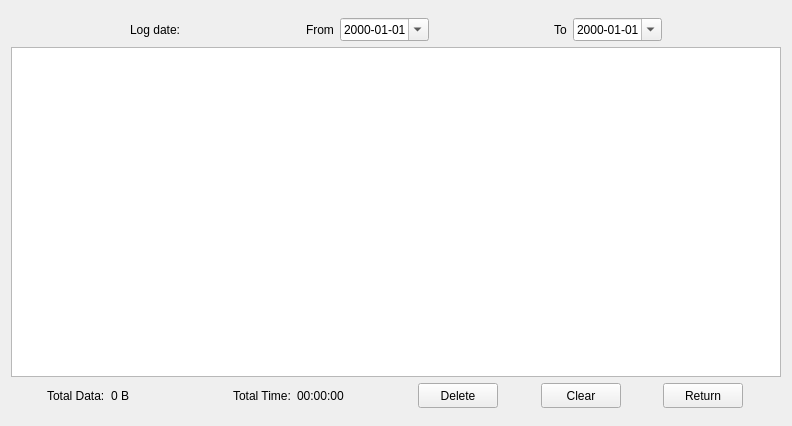
<?xml version="1.0" encoding="UTF-8"?>
<ui version="4.0">
 <class>Dialog</class>
 <widget class="QWidget" name="Dialog">
  <property name="geometry">
   <rect>
    <x>0</x>
    <y>0</y>
    <width>792</width>
    <height>426</height>
   </rect>
  </property>
  <property name="font">
   <font>
    <stylestrategy>PreferDefault</stylestrategy>
   </font>
  </property>
  <property name="cursor">
   <cursorShape>ArrowCursor</cursorShape>
  </property>
  <property name="windowTitle">
   <string>Dialog</string>
  </property>
  <property name="styleSheet">
   <string notr="true">QWidget#Dialog{
border-image:url(Skin/frmcontactsback.png);
}</string>
  </property>
  <layout class="QVBoxLayout" name="verticalLayout">
   <property name="topMargin">
    <number>18</number>
   </property>
   <property name="bottomMargin">
    <number>18</number>
   </property>
   <item>
    <layout class="QHBoxLayout" name="horizontalLayout_2">
     <item>
      <spacer name="horizontalSpacer_16">
       <property name="orientation">
        <enum>Qt::Horizontal</enum>
       </property>
       <property name="sizeHint" stdset="0">
        <size>
         <width>38</width>
         <height>20</height>
        </size>
       </property>
      </spacer>
     </item>
     <item>
      <widget class="QLabel" name="labelLogDate">
       <property name="text">
        <string>Log date:</string>
       </property>
      </widget>
     </item>
     <item>
      <spacer name="horizontalSpacer_15">
       <property name="orientation">
        <enum>Qt::Horizontal</enum>
       </property>
       <property name="sizeHint" stdset="0">
        <size>
         <width>38</width>
         <height>20</height>
        </size>
       </property>
      </spacer>
     </item>
     <item>
      <widget class="QLabel" name="labelFrom">
       <property name="text">
        <string>From</string>
       </property>
      </widget>
     </item>
     <item>
      <widget class="QDateEdit" name="dateEditFromDate">
       <property name="displayFormat">
        <string>yyyy-MM-dd</string>
       </property>
       <property name="calendarPopup">
        <bool>true</bool>
       </property>
       <property name="currentSectionIndex">
        <number>0</number>
       </property>
      </widget>
     </item>
     <item>
      <spacer name="horizontalSpacer_14">
       <property name="orientation">
        <enum>Qt::Horizontal</enum>
       </property>
       <property name="sizeHint" stdset="0">
        <size>
         <width>38</width>
         <height>20</height>
        </size>
       </property>
      </spacer>
     </item>
     <item>
      <widget class="QLabel" name="labelTo">
       <property name="text">
        <string>To</string>
       </property>
      </widget>
     </item>
     <item>
      <widget class="QDateEdit" name="dateEditToDate">
       <property name="displayFormat">
        <string>yyyy-MM-dd</string>
       </property>
       <property name="calendarPopup">
        <bool>true</bool>
       </property>
      </widget>
     </item>
     <item>
      <spacer name="horizontalSpacer_13">
       <property name="orientation">
        <enum>Qt::Horizontal</enum>
       </property>
       <property name="sizeHint" stdset="0">
        <size>
         <width>38</width>
         <height>20</height>
        </size>
       </property>
      </spacer>
     </item>
    </layout>
   </item>
   <item>
    <widget class="QTableView" name="tableViewRecord"/>
   </item>
   <item>
    <layout class="QHBoxLayout" name="horizontalLayout">
     <item>
      <spacer name="horizontalSpacer_1">
       <property name="orientation">
        <enum>Qt::Horizontal</enum>
       </property>
       <property name="sizeHint" stdset="0">
        <size>
         <width>28</width>
         <height>20</height>
        </size>
       </property>
      </spacer>
     </item>
     <item>
      <widget class="QLabel" name="labelTotalData">
       <property name="text">
        <string>Total Data:</string>
       </property>
      </widget>
     </item>
     <item>
      <widget class="QLabel" name="labelDataValue">
       <property name="text">
        <string>0 B</string>
       </property>
      </widget>
     </item>
     <item>
      <spacer name="horizontalSpacer_8">
       <property name="orientation">
        <enum>Qt::Horizontal</enum>
       </property>
       <property name="sizeHint" stdset="0">
        <size>
         <width>98</width>
         <height>20</height>
        </size>
       </property>
      </spacer>
     </item>
     <item>
      <widget class="QLabel" name="labelTotalTime">
       <property name="text">
        <string>Total Time:</string>
       </property>
      </widget>
     </item>
     <item>
      <widget class="QLabel" name="labelTimeValue">
       <property name="text">
        <string>00:00:00</string>
       </property>
      </widget>
     </item>
     <item>
      <spacer name="horizontalSpacer_9">
       <property name="orientation">
        <enum>Qt::Horizontal</enum>
       </property>
       <property name="sizeHint" stdset="0">
        <size>
         <width>68</width>
         <height>20</height>
        </size>
       </property>
      </spacer>
     </item>
     <item>
      <widget class="QPushButton" name="pushButtonDelete">
       <property name="sizePolicy">
        <sizepolicy hsizetype="Expanding" vsizetype="Fixed">
         <horstretch>0</horstretch>
         <verstretch>0</verstretch>
        </sizepolicy>
       </property>
       <property name="minimumSize">
        <size>
         <width>60</width>
         <height>25</height>
        </size>
       </property>
       <property name="focusPolicy">
        <enum>Qt::NoFocus</enum>
       </property>
       <property name="styleSheet">
        <string notr="true">QPushButton#pushButtonDelete{
  border-image:url(Skin/smallsinglebutton.png);
 }QPushButton:hover#pushButtonDelete{
	color:white;
}</string>
       </property>
       <property name="text">
        <string>Delete</string>
       </property>
      </widget>
     </item>
     <item>
      <spacer name="horizontalSpacer_10">
       <property name="orientation">
        <enum>Qt::Horizontal</enum>
       </property>
       <property name="sizeHint" stdset="0">
        <size>
         <width>18</width>
         <height>20</height>
        </size>
       </property>
      </spacer>
     </item>
     <item>
      <widget class="QPushButton" name="pushButtonClear">
       <property name="sizePolicy">
        <sizepolicy hsizetype="Expanding" vsizetype="Fixed">
         <horstretch>0</horstretch>
         <verstretch>0</verstretch>
        </sizepolicy>
       </property>
       <property name="minimumSize">
        <size>
         <width>60</width>
         <height>25</height>
        </size>
       </property>
       <property name="focusPolicy">
        <enum>Qt::NoFocus</enum>
       </property>
       <property name="styleSheet">
        <string notr="true">QPushButton#pushButtonClear{
  border-image:url(Skin/smallsinglebutton.png);
 }QPushButton:hover#pushButtonClear{
	color:white;
}</string>
       </property>
       <property name="text">
        <string>Clear</string>
       </property>
      </widget>
     </item>
     <item>
      <spacer name="horizontalSpacer_11">
       <property name="orientation">
        <enum>Qt::Horizontal</enum>
       </property>
       <property name="sizeHint" stdset="0">
        <size>
         <width>18</width>
         <height>20</height>
        </size>
       </property>
      </spacer>
     </item>
     <item>
      <widget class="QPushButton" name="pushButtonReturn">
       <property name="sizePolicy">
        <sizepolicy hsizetype="Expanding" vsizetype="Fixed">
         <horstretch>0</horstretch>
         <verstretch>0</verstretch>
        </sizepolicy>
       </property>
       <property name="minimumSize">
        <size>
         <width>60</width>
         <height>25</height>
        </size>
       </property>
       <property name="focusPolicy">
        <enum>Qt::NoFocus</enum>
       </property>
       <property name="styleSheet">
        <string notr="true">QPushButton#pushButtonReturn{
  border-image:url(Skin/smallsinglebutton.png);
 }QPushButton:hover#pushButtonReturn{
	color:white;
}</string>
       </property>
       <property name="text">
        <string>Return</string>
       </property>
      </widget>
     </item>
     <item>
      <spacer name="horizontalSpacer_12">
       <property name="orientation">
        <enum>Qt::Horizontal</enum>
       </property>
       <property name="sizeHint" stdset="0">
        <size>
         <width>38</width>
         <height>20</height>
        </size>
       </property>
      </spacer>
     </item>
    </layout>
   </item>
  </layout>
 </widget>
 <resources/>
 <connections/>
</ui>
